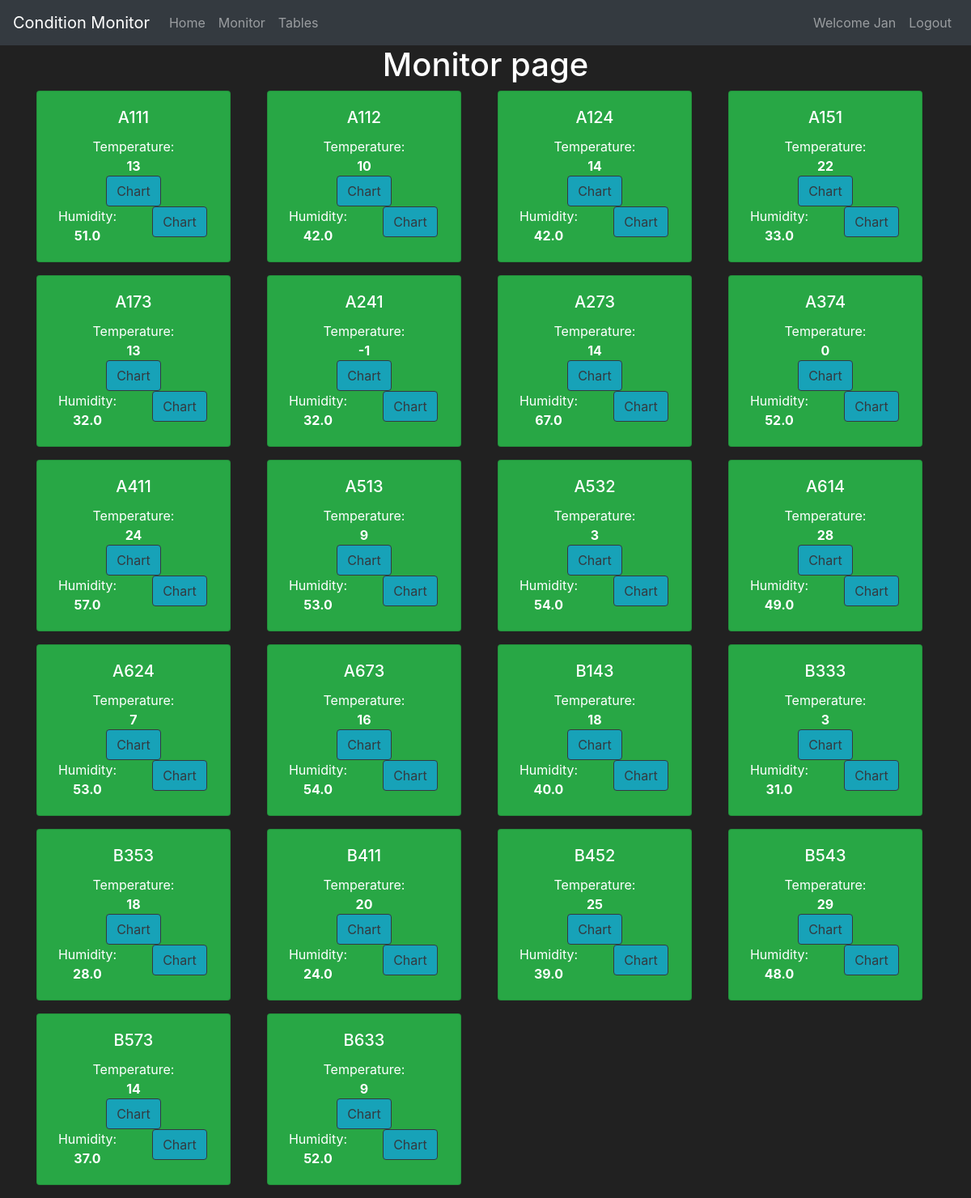
Page /monitor/1 (signed in) on the committed database.
### condition_monitor/models.py (models this page shows, shortened)
class User(db.Model, UserMixin):
    __tablename__ = "users"
    id = db.Column(db.Integer, primary_key = True)
    username = db.Column(db.String(30), nullable = False, unique = True)
    email = db.Column(db.String(50), nullable = False, unique = True)
    password_hash = db.Column(db.String(60), nullable = False)
    active = db.Column(db.Boolean(), nullable = False, default = True)
    role_id = db.Column(db.Integer, db.ForeignKey("roles.id"), nullable=False)
    @property
    def password(self):
        return self.password_hash
    def role(self):
        return DBConnection().getRoleName(self.role_id)

class Room(db.Model):
    __tablename__ = "rooms"
    id = db.Column(db.Integer, primary_key = True)
    name = db.Column(db.String(10), unique=True, nullable=False)
    description = db.Column(db.String(100))

class Measurement(db.Model):
    __tablename__ = "measurements"
    id = db.Column(db.Integer, primary_key = True)
    roomid = db.Column(db.Integer, db.ForeignKey("rooms.id", ondelete='CASCADE'))
    room = db.relationship('Room', backref=db.backref('measurements', cascade="all, delete"))
    temperature = db.Column(db.Integer)
    humidity = db.Column(db.Float)
    timestamp = db.Column(db.DateTime)

### condition_monitor/routes.py (the view)
@app.route("/monitor/<uid>")
@login_required
def monitor_page_user(uid):
    rooms = db.getRoomsForUser(uid)
    measurements = {}
    if rooms != None:
        for room in rooms:
            measurements[room.name] = db.getLastMeasurementForRoom(room.id)
    return render_template("monitor.html", measurements = measurements)

### condition_monitor/models.py (called while the page is built)
@login_manager.user_loader
def load_user(user_id):
    return User.query.get(int(user_id))

    def __call__(cls, *args, **kwargs):
        if cls not in cls._instances:
            cls._instances[cls] = super(
                Singleton, cls).__call__(*args, **kwargs)
        return cls._instances[cls]

    def getRoomsForUser(self, id):
        access = self.session.query(Access).filter(Access.userid == id).all()
        ids = [acc.roomid for acc in access]
        return self.session.query(Room).filter(Room.id.in_(ids)).all()

    def getLastMeasurementForRoom(self, id):
        return self.session.query(Measurement).filter(Measurement.roomid == id).order_by(Measurement.timestamp).first()

    def getRoleName(self, id):
        return self.session.query(UserRole).filter(UserRole.id == id).first().name

### condition_monitor/templates/monitor.html (shortened to what this page needs)
{% extends "base.html" %}
{% block content %}
<div class = "text-center"><h1>Monitor page</h1></div>
            <div class ="container">
                <div class="row">
                {% set cnt = namespace(value=0, cols=4) %}
                {% for key, val in measurements.items() %}
                    <div class="col-sm">
                      <div class="card bg-success mb-3 text-center text-white" style="width: 15rem;">
                          <div class="card-body">
                            <h5 class="card-title">{{ key }}</h5>
                            <div class="card-text">
                              <div class="row justify-content-center">
                                <div class="col">Temperature: <br> <b>{{ val.temperature }}</b></div>
                                <div class="col"><button class="card-link btn btn-info btn-outline-dark" onclick="loadData('{{ key }}', {{ measurements[key]['timestamp']|safe }}, {{ measurements[key]['temp']|safe }})" data-toggle="modal" data-target="#chart_modal_temp_{{ key }}">Chart</button></div>
                                <div class="col">Humidity:<br> <b>{{ val.humidity }}</b></div>
                                <div class="col"><button class="card-link btn btn-info btn-outline-dark" onclick="loadData('{{ key }}', {{ measurements[key]['timestamp']|safe }}, {{ measurements[key]['hum']|safe }}, true)" data-toggle="modal" data-target="#chart_modal_hum_{{ key }}">Chart</button></div>
                              </div>
                            </div>
                          </div>
                      </div>
                    </div>
                    {% set cnt.value = cnt.value + 1 %}
                {% endfor %}
                {% if cnt.value%cnt.cols != 0 %}
                  {% for i in range(cnt.cols - cnt.value%cnt.cols) %}
                  <div class="col-sm" style="width: 12rem;">
                  </div>
                  {% endfor %}
                {% endif %}
                </div>
            </div>
{% endblock %}

### condition_monitor/templates/base.html (shortened to what this page needs)
<!doctype html>
<html lang="en">
   <head>
      <link rel="stylesheet" href="https://cdn.jsdelivr.net/npm/bootstrap@4.5.3/dist/css/bootstrap.min.css">
   </head>
   <body>
      <nav class="navbar navbar-expand-md navbar-dark bg-dark">
        <a class="navbar-brand" href="#">Condition Monitor</a>
        <div class="collapse navbar-collapse" id="navbarNav">
            <ul class="navbar-nav mr-auto">
                <li class="nav-item {% if request.path == url_for('home_page') %} active {% endif %}">
                    <a class="nav-link" href="{{ url_for('home_page') }}">Home <span class="sr-only">(current)</span></a>
                </li>
                <li class="nav-item {% if request.path == url_for('monitor_page') %}active{% endif %}">
                    <a class="nav-link" href="{{ url_for('monitor_page') }}">Monitor</a>
                </li>
                <li class="nav-item {% if request.path == url_for('tables_page') %}active{% endif %}">
                    <a class="nav-link" href="{{ url_for('tables_page') }}">Tables</a>
                </li>
            </ul>
            <ul class="navbar-nav">
                {% if current_user.is_authenticated %}
                <li class="nav-item">
                    <span class="nav-link">Welcome {{ current_user.username }}</span>
                </li>
                <li class="nav-item {% if request.path == url_for('logout_page') %}active{% endif %}">
                    <a class="nav-link" href="{{ url_for('logout_page') }}">Logout</a>
                </li>
                {% endif %}
            </ul>
        </div>
    </nav>
      {% block content %}
      {% endblock %}
   </body>
</html>

### condition_monitor/templates/base.html (style rules this page uses)
body { background-color: #212121; color: white }

### rows in the picture
User: username "Jan"
Room: name "A111", temperature "13", humidity "51.0"
Room: name "A112", temperature "10", humidity "42.0"
Room: name "A124", temperature "14", humidity "42.0"
Room: name "A151", temperature "22", humidity "33.0"
Room: name "A173", temperature "13", humidity "32.0"
Room: name "A241", temperature "-1", humidity "32.0"
Room: name "A273", temperature "14", humidity "67.0"
Room: name "A374", temperature "0", humidity "52.0"
Room: name "A411", temperature "24", humidity "57.0"
Room: name "A513", temperature "9", humidity "53.0"
Room: name "A532", temperature "3", humidity "54.0"
Room: name "A614", temperature "28", humidity "49.0"
Room: name "A624", temperature "7", humidity "53.0"
Room: name "A673", temperature "16", humidity "54.0"
Room: name "B143", temperature "18", humidity "40.0"
Room: name "B333", temperature "3", humidity "31.0"
Room: name "B353", temperature "18", humidity "28.0"
Room: name "B411", temperature "20", humidity "24.0"
Room: name "B452", temperature "25", humidity "39.0"
Room: name "B543", temperature "29", humidity "48.0"
Room: name "B573", temperature "14", humidity "37.0"
Room: name "B633", temperature "9", humidity "52.0"
